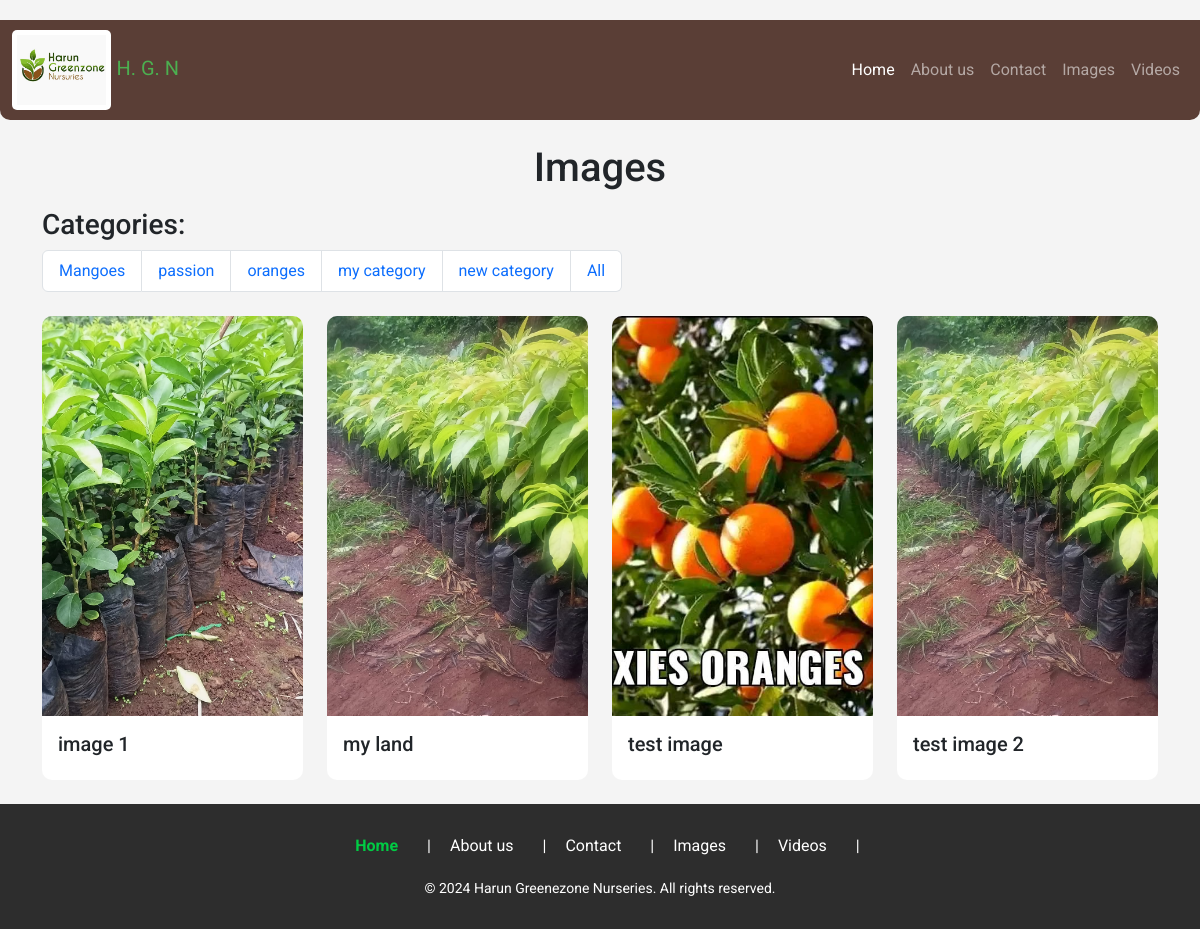
Screenshot of /images/ with the database file from the repository.
### admin_panel/models.py (models this page shows, shortened)
class Category(models.Model):
    name = models.CharField(max_length=255, unique=True)
    description = models.CharField(max_length=255, blank=True)

class Image(models.Model):
    title = models.CharField(max_length=255, unique=True)
    image_file = models.ImageField(upload_to='images/')
    category = models.ForeignKey(Category, related_name='images', on_delete=models.CASCADE)
    description = models.CharField(max_length=255, blank=True)

### core/views.py (the view)
# urls.py: path('images/', image_list, name='image_list'),
def image_list(request, category_id=None):
    categories = Category.objects.all()
    images = Image.objects.all()
    if category_id:
        images = images.filter(categories__id=category_id)
    return render(request, 'core/image_list.html', {'images': images, 'categories': categories})

### core/templates/core/image_list.html (shortened to what this page needs)
{% extends 'core/base.html' %}
{% load static %}
{% block content %}
<div class="container mt-4">
    <h1 class="text-center">Images</h1>
    <div class="categories mt-3 mb-4">
        <h3>Categories:</h3>
        <ul class="list-group list-group-horizontal">
            {% for category in categories %}
                <li class="list-group-item">
                    <a href="{% url 'core:image_list_by_category' category.id %}" class="text-decoration-none">
                        {{ category.name }}
                    </a>
                </li>
            {% endfor %}
            <li class="list-group-item">
                <a href="{% url 'core:image_list' %}" class="text-decoration-none">
                    All
                </a>
            </li>
        </ul>
    </div>
    <div class="row mt-4">
        {% for image in images %}
        <div class="col-md-3 mb-4">
            <div class="card product-card">
                <img src="{{ image.image_file.url }}" class="card-img-top product-image" alt="{{ image.title }}">
                <div class="card-body">
                    <h5 class="card-title">{{ image.title }}</h5>
                </div>
            </div>
        </div>
        {% empty %}
            <div class="fullscreen">
                <p class="text-center">No images available in this category.</p>
            </div>
        {% endfor %}
    </div>
</div>
{% endblock %}

### core/templates/core/base.html (shortened to what this page needs)
<!DOCTYPE html>
{% load static %}
<html lang="en">
<head>
    <link href="https://cdn.jsdelivr.net/npm/bootstrap@5.3.0/dist/css/bootstrap.min.css" rel="stylesheet">
    <link rel="stylesheet" href="https://cdnjs.cloudflare.com/ajax/libs/font-awesome/6.0.0-beta3/css/all.min.css">
    <link rel="stylesheet" href="{% static 'css/styles.css' %}">
</head>
<body>
    <nav class="navbar navbar-expand-lg navbar-dark">
        <div class="container-fluid">
            <a class="navbar-brand" href="#">
                <img src="{% static 'images/logo-nice.jpg' %}" alt="Hurun Nurseries Logo" style="height: 80px; width: auto; background-color: white; padding: 5px; border-radius: 5px;"> H. G. N
            </a>
            <div class="collapse navbar-collapse clear" id="navbarNav">
                <ul class="navbar-nav ms-auto ">
                    <li class="nav-item">
                        <a class="nav-link active" href="{% url 'core:index' %}">Home</a>
                    </li>
                    <li class="nav-item">
                        <a class="nav-link" href="#">About us</a>
                    </li>
                    <li class="nav-item">
                        <a class="nav-link" href="#">Contact</a>
                    </li>
                    <li class="nav-item">
                        <a class="nav-link" href="{% url 'core:image_list' %}">Images</a>
                    </li>
                    <li class="nav-item">
                        <a class="nav-link" href="{% url 'core:video_list' %}">Videos</a>
                    </li>
                </ul>
            </div>
        </div>
    </nav>
    <div class="container-fluid">
        {% block content %}
        {% endblock %}
    </div>
    <footer class="text-center">
        <li class="nav-item">
            <a class="nav-link active" href="{% url 'core:index' %}">Home</a>
        </li>
        <li class="nav-item">
            <a class="nav-link" href="#">About us</a>
        </li>
        <li class="nav-item">
            <a class="nav-link" href="#">Contact</a>
        </li>
        <li class="nav-item">
            <a class="nav-link" href="{% url 'core:image_list' %}">Images</a>
        </li>
        <li class="nav-item">
            <a class="nav-link" href="{% url 'core:video_list' %}">Videos</a>
        </li>
        <p>&copy; 2024 Harun Greenezone Nurseries. All rights reserved.</p>
    </footer>
</body>
</html>

### static/css/styles.css (style rules this page uses)
body { background-color: #f4f4f4; font-family: 'Roboto', sans-serif; margin-top: 20px; overflow-x: hidden; }
.navbar { background-color: #5A3E36; position: sticky; top: 0; height: 100px; border-radius: 0 0 10px 10px; z-index: 1000; transition: background-color 0.3s, padding 0.3s; }
.navbar-brand { color: #4CAF50; }
.navbar-collapse { background-color: #5A3E36; }
footer { background-color: #2d2d2d; padding: 20px 0; color: #fff; position: relative; }
footer p { margin: 10px 0; }
footer .nav-link { color: #fff; font-size: 16px; margin: 5px 10px; padding: 5px; display: inline-block; transition: color 0.3s, background-color 0.3s; }
footer .nav-item { display: inline-block; }
footer .nav-item:not(:last-child)::after { content: "|"; margin-left: 10px; color: #fff; }
footer p { font-size: 14px; margin-top: 10px; }
footer .nav-link.active { font-weight: bold; color: #00cc44; }
.product-card { border: none; border-radius: 10px; overflow: hidden; transition: transform 0.3s ease; }
.product-image { width: 100%; height: 400px; object-fit: cover; }

### rows the page displays
Category: name "Mangoes"
Category: name "passion"
Category: name "oranges"
Category: name "my category"
Category: name "new category"
Image: image_file (picture), title "image 1"
Image: image_file (picture), title "my land"
Image: image_file (picture), title "test image"
Image: image_file (picture), title "test image 2"
